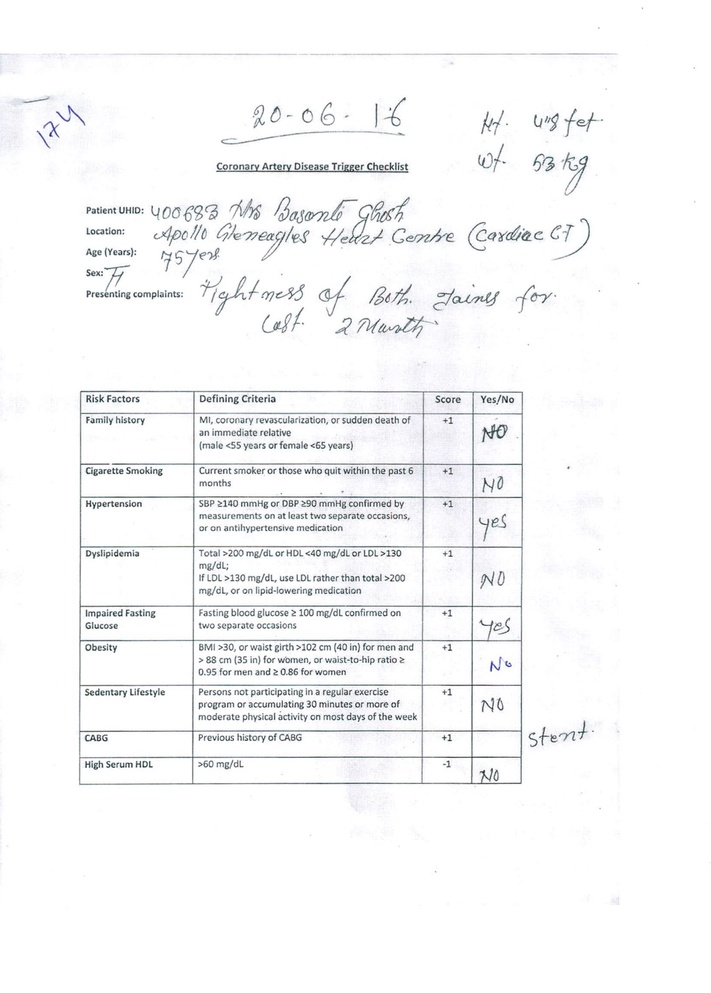
#> input picture cad/tests/data/f1.jpg, 711 x 993 px, shrunk from 1306 x 1824 before the run, found by its file name
$ jupyter execute --allow-errors 'API Usage.ipynb'   (shell and % lines are left out)
#> lines starting #> are read from the running program, lines starting #| are printed output that depends on the picture; after the words box and inside, x2 and y2 are one past the last pixel; in counts of white or black regions, pixels touching at a corner belong together
#> further down, img is the input picture: shape (993, 711, 3); mean R, G, B 247.1, 247.5, 248.1
### cad/metrics/exposure.py
import skimage.color
import skimage.exposure
import skimage.filters
import skimage.util


BIN_COUNT = 5
KERNEL_SIZE = 200
CLIP_LIMIT = 0.99

def _to_grayscale(img):
  return skimage.color.rgb2gray(img)

def equalize(img, kernel=KERNEL_SIZE, bins=BIN_COUNT, clip=CLIP_LIMIT):
#> called with kernel = 200, bins = 5, clip = 0.99
  eqimg = (skimage.exposure
      .equalize_adapthist(img, kernel_size=kernel,
          nbins=bins, clip_limit=CLIP_LIMIT))
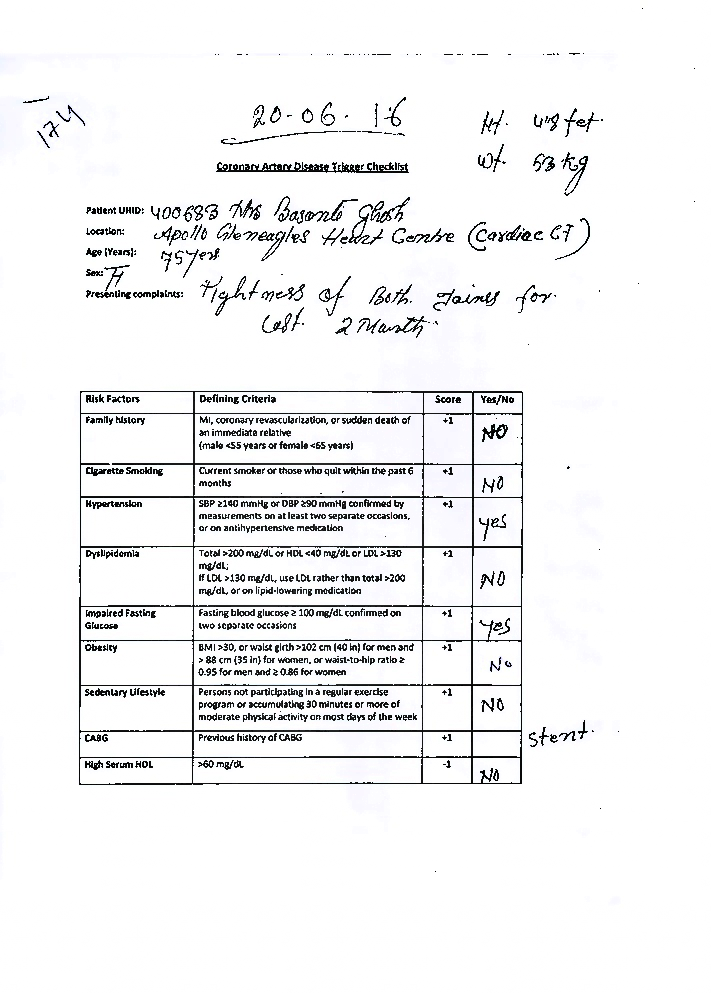
#> eqimg: shape (993, 711, 3) float64; mean R, G, B 0.949, 0.95, 0.952
  return skimage.color.rgb2gray(eqimg)

### cad/metrics/geometry.py
import numpy as np
import skimage.feature
import skimage.transform
import scipy

from pydash import py_


THETA_INCREMENT = 0.5
THETA_SPAN = 10

THETA_H = np.deg2rad(np.arange(0 - THETA_SPAN, THETA_SPAN, THETA_INCREMENT))
THETA_V = np.deg2rad(np.arange(90 - THETA_SPAN, 90 + THETA_SPAN, THETA_INCREMENT))

SIGMA = 1
THRESHOLD = 100
MIN_LENGTH = 100
MIN_GAP = 3

def _filter_lines(img,
      axis=0,
      sigma=SIGMA,
      threshold=THRESHOLD,
      length=MIN_LENGTH,
      gap=MIN_GAP,
      theta=None,
      **kwa):
#> called with axis = 0, sigma = 1, threshold = 100, length = 100, gap = 3
  if not theta:
    theta = THETA_V if axis else THETA_H
  edges = skimage.feature.canny(img, sigma)
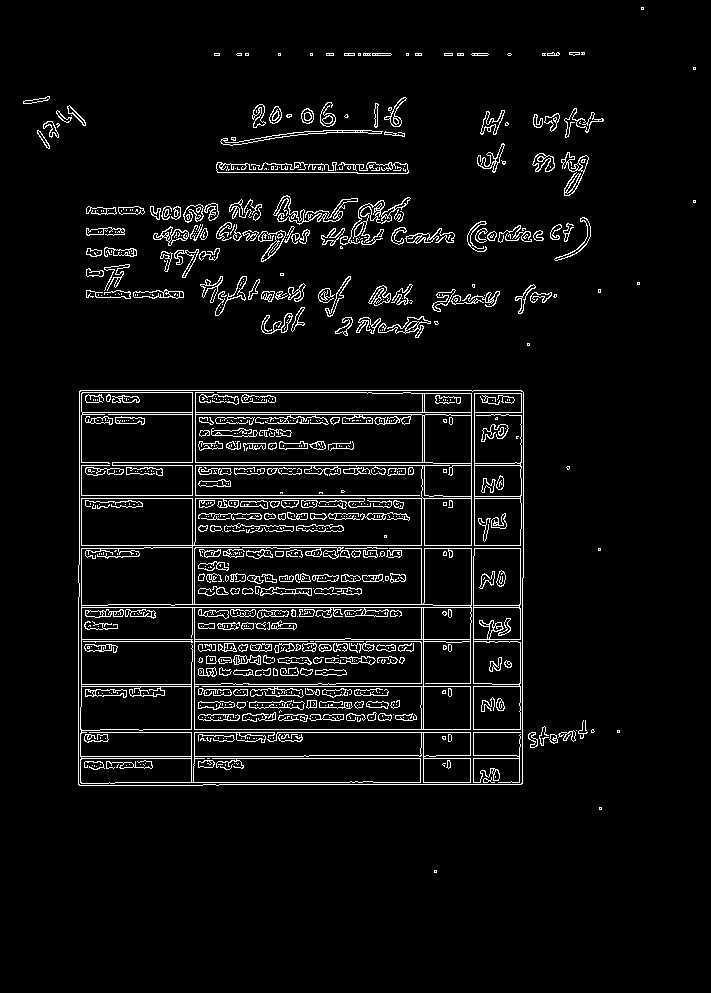
#> edges: shape (993, 711) bool; 5.4% white in thin lines or dots, all inside (x1, y1, x2, y2) = (23, 7, 696, 873)
  return skimage.transform.probabilistic_hough_line(edges,
      threshold=threshold,
      line_length=length,
      line_gap=gap,
      theta=theta)


# [119 lines left out: functions group_adaptive, approximate_line_span, point_of_intersection, find_convex_hull_rect, not called in this run]


def infer_lines_span(segments, axis=0):
  """Infer line span from broken segments.

  Args:
      segments: Line segments.
      axis (int:`{0, 1}`, optional): Specify inference axis.

  Returns:
      Combined point-pairs that span (approximately) through the observed
      line segments. Example::

          [((1, 1), (10, 1)),
           ((2, 2), (9,  2))]

  """
  return (py_(segments)
      .flatten()
      .thru(lambda x: group_adaptive(x, axis))
      .map_(lambda x: approximate_line_span(x, axis))
      .map_(tuple)
      .value())

def infer_lines(img, axis=0, **kwa):
  # XXX: For backwards compatibility. WILL be removed.
  segments = _filter_lines(img, axis, **kwa)
#> segments = 18 items
  return infer_lines_span(segments, axis)


def infer_grid(img, **kwa):
  vt = infer_lines(img, axis=0, **kwa)
  hz = infer_lines(img, axis=1, **kwa)
  return vt, hz

### API Usage.ipynb
[cell 1]

import matplotlib.pyplot as plt
import skimage
import skimage.io
import skimage.feature
import skimage.filters
import skimage.transform
import scipy
import numpy as np
import sklearn

from pydash import py_

import plotly
import plotly.graph_objs as pty
plotly.offline.init_notebook_mode()

iplot = plotly.offline.iplot

[cell 2]
from cad.metrics import geometry, exposure

[cell 3]
img = skimage.io.imread('/d/blimp/f1.jpg')
eim = exposure.equalize(img)

#> (the rest of this cell did not finish here and is left out)

[cell 4]
geometry._filter_lines(eim, axis=0)
